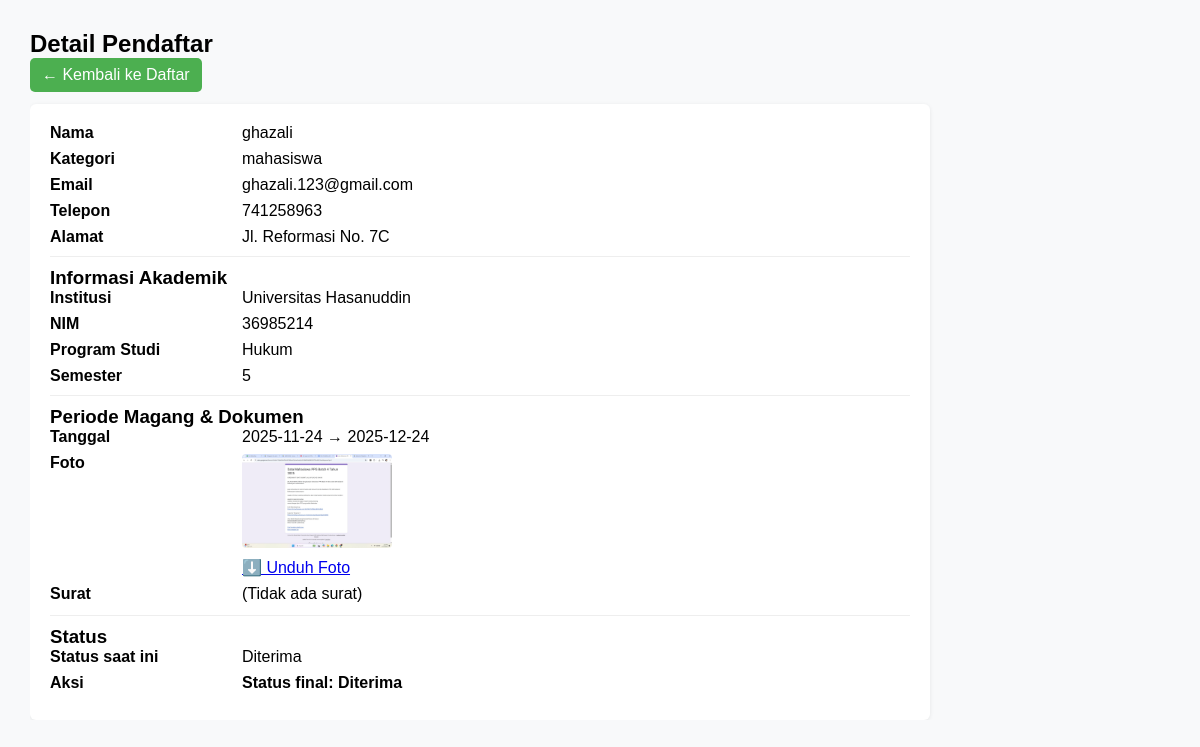
The page /detail.php?id=3 (signed in) on the database its author committed.
### tables this page shows
CREATE TABLE `pendaftar` (
  `id` int NOT NULL,
  `kategori` varchar(20) DEFAULT NULL,
  `nama` varchar(100) DEFAULT NULL,
  `email` varchar(100) DEFAULT NULL,
  `telepon` varchar(20) DEFAULT NULL,
  `alamat` text,
  `sekolah` varchar(100) DEFAULT NULL,
  `nisn` varchar(30) DEFAULT NULL,
  `jurusan` varchar(50) DEFAULT NULL,
  `kelas` varchar(10) DEFAULT NULL,
  `institusi` varchar(100) DEFAULT NULL,
  `nim` varchar(30) DEFAULT NULL,
  `prodi` varchar(50) DEFAULT NULL,
  `semester` varchar(10) DEFAULT NULL,
  `tanggal_mulai` date DEFAULT NULL,
  `tanggal_selesai` date DEFAULT NULL,
  `foto` varchar(255) DEFAULT NULL,
  `surat` varchar(255) DEFAULT NULL,
  `tanggal_daftar` timestamp NULL DEFAULT CURRENT_TIMESTAMP,
  `surat_stored` varchar(255) DEFAULT NULL,
  `surat_original` varchar(255) DEFAULT NULL,
  `status` varchar(50) NOT NULL DEFAULT 'Menunggu'
);

### detail.php (the view, shortened to what this page needs)
<?php
include 'includes/koneksi.php';
$id = isset($_GET['id']) ? (int)$_GET['id'] : 0;
$stmt = $conn->prepare("SELECT * FROM pendaftar WHERE id = ? LIMIT 1");
$stmt->bind_param('i', $id);
$stmt->execute();
$res = $stmt->get_result();
$row = $res->fetch_assoc();
?>
<!DOCTYPE html>
<html lang="id">
<head>
  <link rel="stylesheet" href="assets/form.css">
</head>
<body>
  <h2>Detail Pendaftar</h2>
  <a href="admin.php" class="button">← Kembali ke Daftar</a>
  <div class="card" style="margin-top:12px">
    <div class="row"><div class="label">Nama</div><div><?= htmlspecialchars($row['nama']) ?></div></div>
    <div class="row"><div class="label">Kategori</div><div><?= htmlspecialchars($row['kategori']) ?></div></div>
    <div class="row"><div class="label">Email</div><div><?= htmlspecialchars($row['email']) ?></div></div>
    <div class="row"><div class="label">Telepon</div><div><?= htmlspecialchars($row['telepon']) ?></div></div>
    <div class="row"><div class="label">Alamat</div><div><?= nl2br(htmlspecialchars($row['alamat'])) ?></div></div>
    <div style="margin-top:10px; border-top:1px solid #eee; padding-top:10px">
      <?php $kat = strtolower(trim($row['kategori'] ?? ''));
            if ($kat === 'siswa'): ?>
        <h3>Informasi Sekolah</h3>
        <div class="row"><div class="label">Sekolah</div><div><?= htmlspecialchars($row['sekolah']) ?></div></div>
        <div class="row"><div class="label">NISN</div><div><?= htmlspecialchars($row['nisn']) ?></div></div>
        <div class="row"><div class="label">Jurusan</div><div><?= htmlspecialchars($row['jurusan']) ?></div></div>
        <div class="row"><div class="label">Kelas</div><div><?= htmlspecialchars($row['kelas']) ?></div></div>
      <?php elseif ($kat === 'mahasiswa'): ?>
        <h3>Informasi Akademik</h3>
        <div class="row"><div class="label">Institusi</div><div><?= htmlspecialchars($row['institusi']) ?></div></div>
        <div class="row"><div class="label">NIM</div><div><?= htmlspecialchars($row['nim']) ?></div></div>
        <div class="row"><div class="label">Program Studi</div><div><?= htmlspecialchars($row['prodi']) ?></div></div>
        <div class="row"><div class="label">Semester</div><div><?= htmlspecialchars($row['semester']) ?></div></div>
      <?php endif; ?>
    </div>
    <div style="margin-top:10px; border-top:1px solid #eee; padding-top:10px">
      <h3>Periode Magang & Dokumen</h3>
      <div class="row"><div class="label">Tanggal</div><div><?= htmlspecialchars($row['tanggal_mulai']) ?> → <?= htmlspecialchars($row['tanggal_selesai']) ?></div></div>
      <div class="row"><div class="label">Foto</div><div>
        <?php if (!empty($row['foto']) && file_exists('uploads/'.$row['foto'])): ?>
          <a href="uploads/<?= htmlspecialchars($row['foto']) ?>" download="<?= htmlspecialchars($row['nama']) ?>_foto_<?= htmlspecialchars($row['id']) ?>">
            <img class="photo" src="uploads/<?= htmlspecialchars($row['foto']) ?>" alt="Foto <?= htmlspecialchars($row['nama']) ?>">
          </a>
          <div style="margin-top:6px">
            <a href="uploads/<?= htmlspecialchars($row['foto']) ?>" download="<?= htmlspecialchars($row['nama']) ?>_foto_<?= htmlspecialchars($row['id']) ?>">⬇️ Unduh Foto</a>
          </div>
        <?php else: ?>
          (Tidak ada foto)
        <?php endif; ?>
      </div></div>
      <div class="row"><div class="label">Surat</div><div>
        <?php if (!empty($row['surat']) && file_exists('uploads/'.$row['surat'])): ?>
          <a href="uploads/<?= htmlspecialchars($row['surat']) ?>" target="_blank">📄 Buka Surat</a>
          <span style="margin-left:8px">|</span>
          <a href="uploads/<?= htmlspecialchars($row['surat']) ?>" download="<?= htmlspecialchars($row['nama']) ?>_surat_<?= htmlspecialchars($row['id']) ?>">⬇️ Unduh Surat</a>
        <?php else: ?>
          (Tidak ada surat)
        <?php endif; ?>
      </div></div>
    </div>
    <div style="margin-top:12px; border-top:1px solid #eee; padding-top:10px">
      <h3>Status</h3>
      <div class="row"><div class="label">Status saat ini</div><div><?= htmlspecialchars($row['status'] ?? 'Menunggu') ?></div></div>
      <div class="row"><div class="label">Aksi</div><div>
        <?php $s = strtolower(trim($row['status'] ?? ''));
          if ($s === 'diterima' || $s === 'ditolak'): ?>
            <strong>Status final: <?= htmlspecialchars(ucfirst($row['status'])) ?></strong>
        <?php endif; ?>
      </div></div>
    </div>
  </div>
</body>
</html>

### form.css (style rules this page uses)
* { margin: 0; padding: 0; box-sizing: border-box; font-family: 'Poppins', sans-serif; }
html, body { height: auto; overflow-x: hidden; overflow-y: auto; }
body { background-color: #F6E9E3; }

### detail.php (style rules this page uses)
body { font-family: Arial, sans-serif; margin: 30px; background:#f8f9fa; }
.card { background:#fff; padding:20px; border-radius:6px; box-shadow:0 1px 4px rgba(0,0,0,.08); max-width:900px }
.row { display:flex; gap:12px; margin-bottom:8px }
.label { width:180px; font-weight:700 }
img.photo { max-width:150px; border-radius:4px; }
a.button { display:inline-block; padding:8px 12px; background:#4CAF50; color:#fff; border-radius:5px; text-decoration:none }

### rows shown on the page
pendaftar: nama "ghazali", kategori "mahasiswa", email "ghazali.123@gmail.com", telepon "741258963", alamat "Jl. Reformasi No. 7C", institusi "Universitas Hasanuddin", nim "36985214", prodi "Hukum", semester "5", tanggal_mulai "2025-11-24", tanggal_selesai "2025-12-24", foto (picture), status "Diterima"
